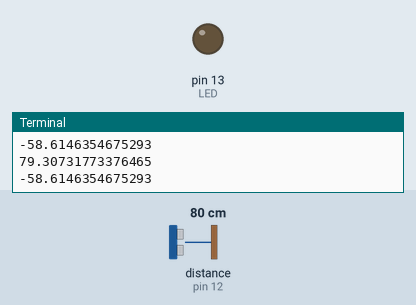
This program was run on a simulated Raspberry Pi (header pin numbers). Parts: output pins drawn as LEDs (lit = HIGH), the last lines printed to the terminal. Inputs (shaded band) come from the test bench; at power-on: distance to the obstacle (sensor on pin 12) 80 cm. The echo pulse lasts 58.3 µs per cm; the clock reads 2024-03-15 10:24:30 at power-on unless the program sets it; pins used as bus, display or sensor lines are not drawn.

Above: at 1.3 s.
1.4 s: distance to the obstacle (sensor on pin 12) set to 2 cm
At 3.0 s:
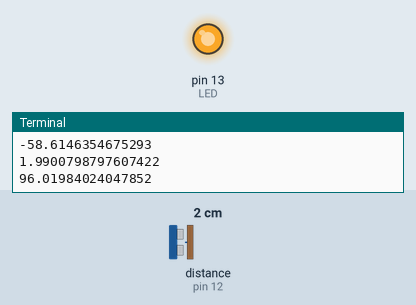
3.6 s: distance to the obstacle (sensor on pin 12) set to 18 cm
At 4.6 s:
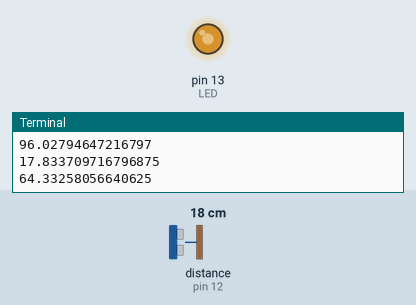
5.6 s: distance to the obstacle (sensor on pin 12) set to 35 cm
At 7.5 s:
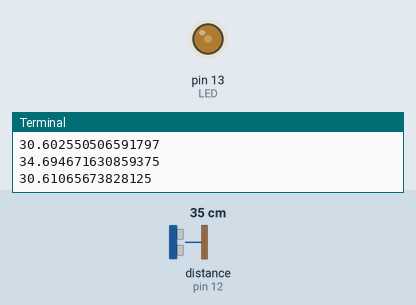
Timing chart, 0 to 9.0 s (numbered marks = the images above; inputs shaded):
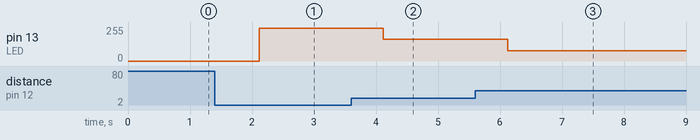

The program:

code.py
```python
import RPi.GPIO as GPIO
import time

GPIO.setwarnings(False)
GPIO.setmode(GPIO.BOARD)

TRIG = 7
ECHO = 12
LED = 13

GPIO.setup(TRIG, GPIO.OUT)
GPIO.output(TRIG, 0)

GPIO.setup(ECHO, GPIO.IN)
GPIO.setup(LED, GPIO.OUT)


time.sleep(0.1)


distance = 0
def get_data():
    GPIO.output(TRIG,1)
    time.sleep(0.00001)
    GPIO.output(TRIG,0)
    while GPIO.input(ECHO) == 0:
        pass
    start = time.time()

    while GPIO.input(ECHO) == 1:
        pass
    stop = time.time()

    return (stop - start)*17000

print(distance)


Maximum = 50

p = GPIO.PWM(LED,50)
p.start(0)

def main():
    try:
        while True:
            distance = get_data()
            print(distance)
            percentage = ((Maximum-distance)/Maximum)*100
            print(percentage)
            if(percentage>100):
                p.ChangeDutyCycle(100)
            elif(percentage<0):
                p.ChangeDutyCycle(0)
            else:
                p.ChangeDutyCycle(percentage)
            time.sleep(1)
    except KeyboardInterrupt:
        return

main()
```

Measured:
- after the input at 1.4 s, pin 13 (LED): 0/255 → 245/255 after 0.71 s
- after the input at 3.6 s, pin 13 (LED): 245/255 → 164/255 after 0.52 s
- after the input at 5.6 s, pin 13 (LED): 164/255 → 78/255 after 0.52 s
